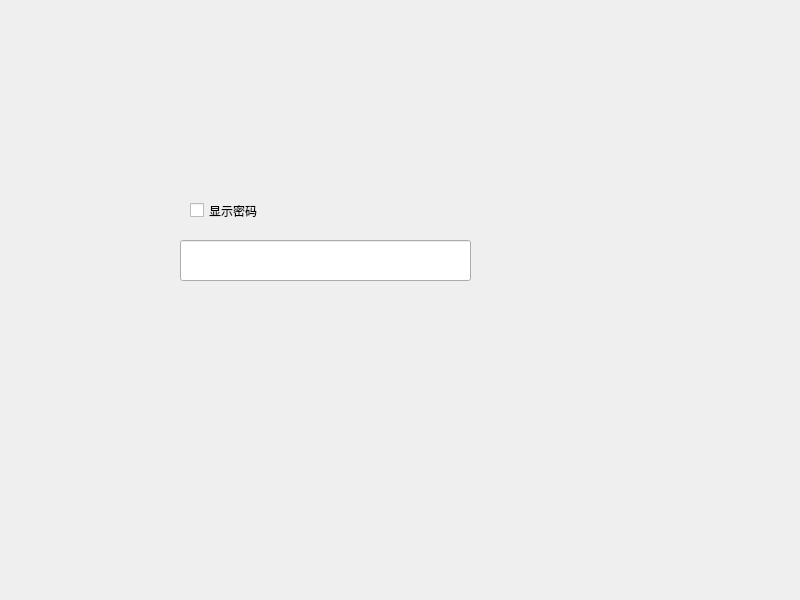
<?xml version="1.0" encoding="UTF-8"?>
<ui version="4.0">
 <class>Widget</class>
 <widget class="QWidget" name="Widget">
  <property name="geometry">
   <rect>
    <x>0</x>
    <y>0</y>
    <width>800</width>
    <height>600</height>
   </rect>
  </property>
  <property name="windowTitle">
   <string>Widget</string>
  </property>
  <widget class="QCheckBox" name="checkBox">
   <property name="geometry">
    <rect>
     <x>190</x>
     <y>190</y>
     <width>141</width>
     <height>41</height>
    </rect>
   </property>
   <property name="text">
    <string>显示密码</string>
   </property>
  </widget>
  <widget class="QLineEdit" name="lineEdit">
   <property name="geometry">
    <rect>
     <x>180</x>
     <y>240</y>
     <width>291</width>
     <height>41</height>
    </rect>
   </property>
  </widget>
 </widget>
 <resources/>
 <connections/>
</ui>
